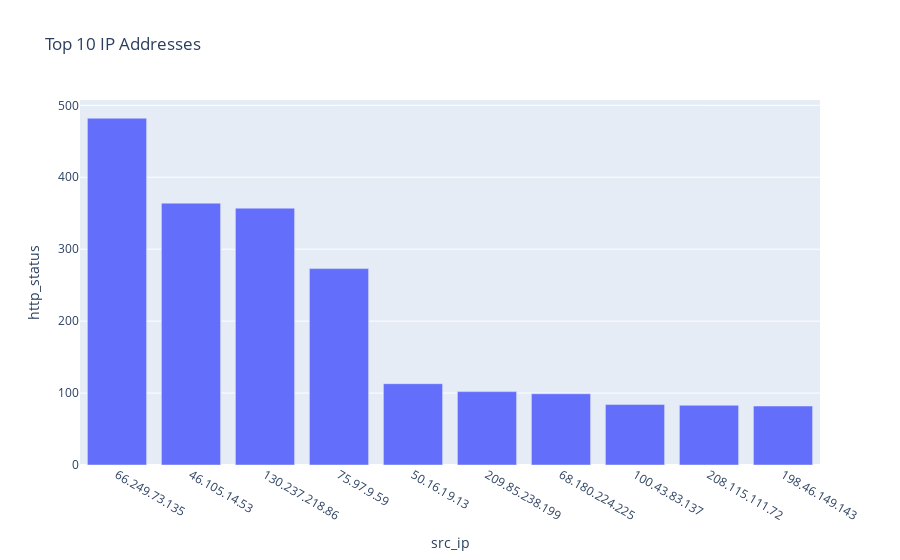

The code cell stored with this chart in its notebook:
### Code cell
# Chart the top 10
top_10_ips = df.groupby("src_ip").count().sort_values(by="timestamp", ascending=False).head(10).reset_index()
px.bar(top_10_ips, x="src_ip", y="http_status", title="Top 10 IP Addresses")

### Figure 1 — Plotly figure (JSON) as saved in the notebook; plotly's stock layout.template omitted (floating-point values rounded to 4 significant figures)
{"data": [{"alignmentgroup": "True", "hovertemplate": "src_ip=%{x}<br>http_status=%{y}<extra></extra>", "legendgroup": "", "marker": {"color": "#636efa", "pattern": {"shape": ""}}, "name": "", "offsetgroup": "", "orientation": "v", "showlegend": false, "textposition": "auto", "type": "bar", "x": ["66.249.73.135", "46.105.14.53", "130.237.218.86", "75.97.9.59", "50.16.19.13", "209.85.238.199", "68.180.224.225", "100.43.83.137", "208.115.111.72", "198.46.149.143"], "xaxis": "x", "y": [482, 364, 357, 273, 113, 102, 99, 84, 83, 82], "yaxis": "y"}], "layout": {"autosize": true, "barmode": "relative", "legend": {"tracegroupgap": 0}, "title": {"text": "Top 10 IP Addresses"}, "xaxis": {"anchor": "y", "autorange": true, "domain": [0, 1], "range": [-0.5, 9.5], "title": {"text": "src_ip"}, "type": "category"}, "yaxis": {"anchor": "x", "autorange": true, "domain": [0, 1], "range": [0, 507.4], "title": {"text": "http_status"}, "type": "linear"}}}
